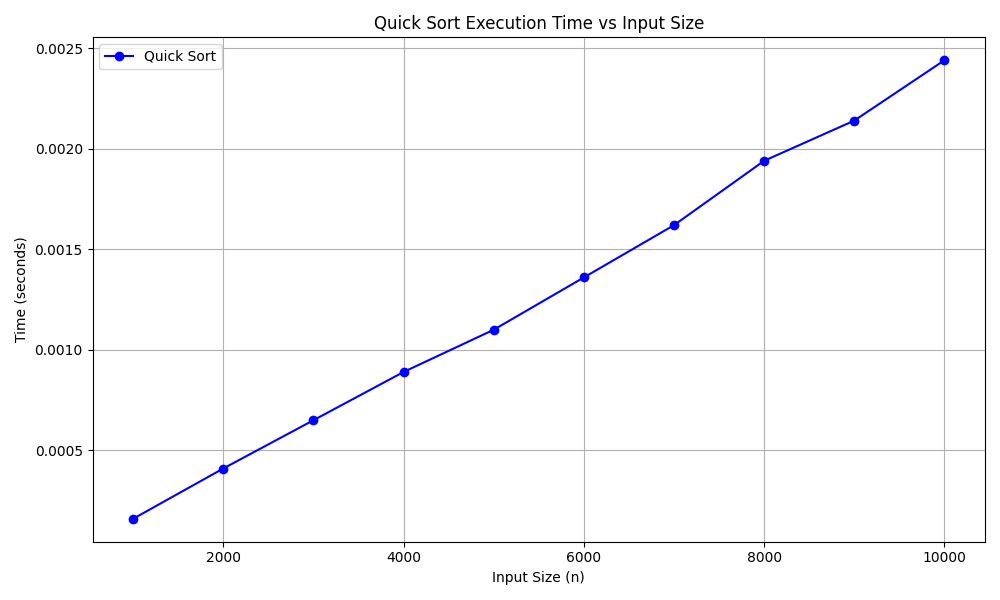

Source code (Python):
import matplotlib.pyplot as plt

# Quick Sort data
n_values = [1000, 2000, 3000, 4000, 5000, 6000, 7000, 8000, 9000, 10000]
time_values = [0.000160, 0.000410, 0.000650, 0.000890, 0.001100,
               0.001360, 0.001620, 0.001940, 0.002140, 0.002440]

# Plotting the graph
plt.figure(figsize=(10, 6))
plt.plot(n_values, time_values, marker='o', linestyle='-', color='blue', label='Quick Sort')

# Title and labels
plt.title('Quick Sort Execution Time vs Input Size')
plt.xlabel('Input Size (n)')
plt.ylabel('Time (seconds)')
plt.grid(True)
plt.legend()
plt.tight_layout()

# Show the plot
plt.show()
